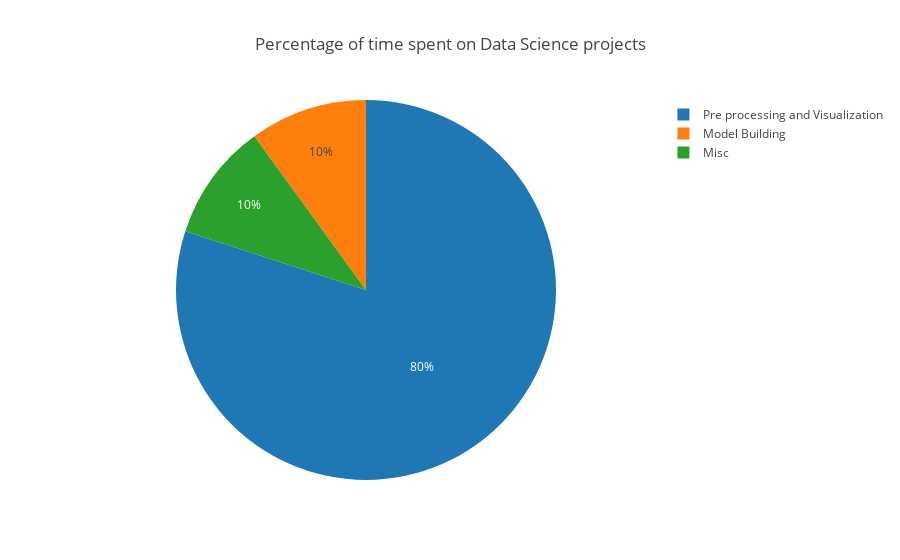

The notebook cell this image was saved under:
### Markdown cell above
- 1 Categorical variable

### Code cell
labels = ["Pre processing and Visualization", "Model Building", "Misc"]
values = [80,10,10]

trace = go.Pie(labels=labels, values=values)

layout = go.Layout(title = 'Percentage of time spent on Data Science projects')
data = [trace]
fig = go.Figure(data= data,layout=layout)
iplot(fig)

### Figure 1 — Plotly figure (JSON) as saved in the notebook; plotly's stock layout.template omitted (floating-point values rounded to 4 significant figures)
{"data": [{"labels": ["Pre processing and Visualization", "Model Building", "Misc"], "type": "pie", "uid": "a537566b-fba0-427f-837d-0fd7ca7158cf", "values": [80, 10, 10]}], "layout": {"title": "Percentage of time spent on Data Science projects"}}
